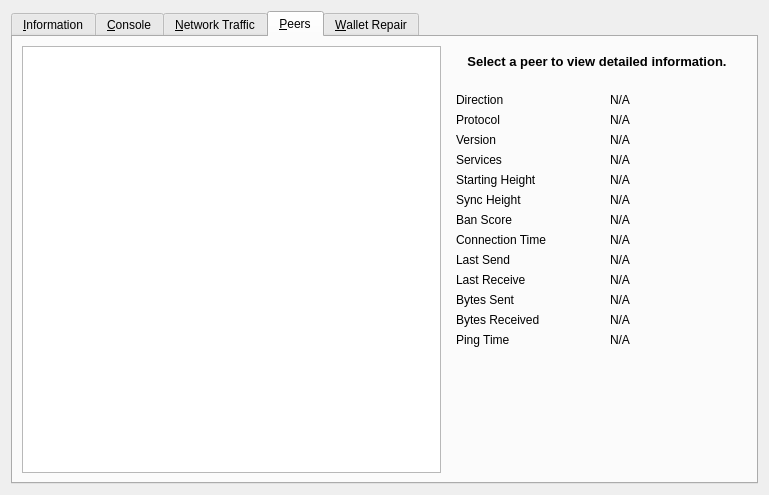
<?xml version="1.0" encoding="UTF-8"?>
<ui version="4.0">
 <class>RPCConsole</class>
 <widget class="QDialog" name="RPCConsole">
  <property name="geometry">
   <rect>
    <x>0</x>
    <y>0</y>
    <width>769</width>
    <height>495</height>
   </rect>
  </property>
  <property name="windowTitle">
   <string>Tools window</string>
  </property>
  <layout class="QVBoxLayout" name="verticalLayout_2">
   <item>
    <widget class="QTabWidget" name="tabWidget">
     <property name="currentIndex">
      <number>3</number>
     </property>
     <widget class="QWidget" name="tab_info">
      <attribute name="title">
       <string>&amp;Information</string>
      </attribute>
      <layout class="QGridLayout" name="gridLayout" columnstretch="0,0">
       <property name="horizontalSpacing">
        <number>12</number>
       </property>
       <item row="0" column="0">
        <widget class="QLabel" name="generalHeader">
         <property name="font">
          <font>
           <weight>75</weight>
           <bold>true</bold>
          </font>
         </property>
         <property name="text">
          <string>General</string>
         </property>
        </widget>
       </item>
       <item row="1" column="0">
        <widget class="QLabel" name="clientNameLabel">
         <property name="text">
          <string>Client name</string>
         </property>
        </widget>
       </item>
       <item row="1" column="1">
        <widget class="QLabel" name="clientName">
         <property name="cursor">
          <cursorShape>IBeamCursor</cursorShape>
         </property>
         <property name="text">
          <string>N/A</string>
         </property>
         <property name="textFormat">
          <enum>Qt::PlainText</enum>
         </property>
         <property name="textInteractionFlags">
          <set>Qt::LinksAccessibleByMouse|Qt::TextSelectableByKeyboard|Qt::TextSelectableByMouse</set>
         </property>
        </widget>
       </item>
       <item row="2" column="0">
        <widget class="QLabel" name="clientVersionLabel">
         <property name="text">
          <string>Client version</string>
         </property>
        </widget>
       </item>
       <item row="2" column="1">
        <widget class="QLabel" name="clientVersion">
         <property name="cursor">
          <cursorShape>IBeamCursor</cursorShape>
         </property>
         <property name="text">
          <string>N/A</string>
         </property>
         <property name="textFormat">
          <enum>Qt::PlainText</enum>
         </property>
         <property name="textInteractionFlags">
          <set>Qt::LinksAccessibleByMouse|Qt::TextSelectableByKeyboard|Qt::TextSelectableByMouse</set>
         </property>
        </widget>
       </item>
       <item row="3" column="0">
        <widget class="QLabel" name="openSSLVersionLabel">
         <property name="text">
          <string>Using OpenSSL version</string>
         </property>
         <property name="indent">
          <number>10</number>
         </property>
        </widget>
       </item>
       <item row="3" column="1">
        <widget class="QLabel" name="openSSLVersion">
         <property name="cursor">
          <cursorShape>IBeamCursor</cursorShape>
         </property>
         <property name="text">
          <string>N/A</string>
         </property>
         <property name="textFormat">
          <enum>Qt::PlainText</enum>
         </property>
         <property name="textInteractionFlags">
          <set>Qt::LinksAccessibleByMouse|Qt::TextSelectableByKeyboard|Qt::TextSelectableByMouse</set>
         </property>
        </widget>
       </item>
       <item row="4" column="0">
        <widget class="QLabel" name="berkeleyDBVersionLabel">
         <property name="text">
          <string>Using BerkeleyDB version</string>
         </property>
         <property name="indent">
          <number>10</number>
         </property>
        </widget>
       </item>
       <item row="4" column="1">
        <widget class="QLabel" name="berkeleyDBVersion">
         <property name="cursor">
          <cursorShape>IBeamCursor</cursorShape>
         </property>
         <property name="text">
          <string>N/A</string>
         </property>
         <property name="textFormat">
          <enum>Qt::PlainText</enum>
         </property>
         <property name="textInteractionFlags">
          <set>Qt::LinksAccessibleByMouse|Qt::TextSelectableByKeyboard|Qt::TextSelectableByMouse</set>
         </property>
        </widget>
       </item>
       <item row="5" column="0">
        <widget class="QLabel" name="buildDateLabel">
         <property name="text">
          <string>Build date</string>
         </property>
        </widget>
       </item>
       <item row="5" column="1">
        <widget class="QLabel" name="buildDate">
         <property name="cursor">
          <cursorShape>IBeamCursor</cursorShape>
         </property>
         <property name="text">
          <string>N/A</string>
         </property>
         <property name="textFormat">
          <enum>Qt::PlainText</enum>
         </property>
         <property name="textInteractionFlags">
          <set>Qt::LinksAccessibleByMouse|Qt::TextSelectableByKeyboard|Qt::TextSelectableByMouse</set>
         </property>
        </widget>
       </item>
       <item row="6" column="0">
        <widget class="QLabel" name="startupTimeLabel">
         <property name="text">
          <string>Startup time</string>
         </property>
        </widget>
       </item>
       <item row="6" column="1">
        <widget class="QLabel" name="startupTime">
         <property name="cursor">
          <cursorShape>IBeamCursor</cursorShape>
         </property>
         <property name="text">
          <string>N/A</string>
         </property>
         <property name="textFormat">
          <enum>Qt::PlainText</enum>
         </property>
         <property name="textInteractionFlags">
          <set>Qt::LinksAccessibleByMouse|Qt::TextSelectableByKeyboard|Qt::TextSelectableByMouse</set>
         </property>
        </widget>
       </item>
       <item row="7" column="0">
        <widget class="QLabel" name="networkHeader">
         <property name="font">
          <font>
           <weight>75</weight>
           <bold>true</bold>
          </font>
         </property>
         <property name="text">
          <string>Network</string>
         </property>
        </widget>
       </item>
       <item row="8" column="0">
        <widget class="QLabel" name="networkNameLabel">
         <property name="text">
          <string>Name</string>
         </property>
        </widget>
       </item>
       <item row="8" column="1">
        <widget class="QLabel" name="networkName">
         <property name="cursor">
          <cursorShape>IBeamCursor</cursorShape>
         </property>
         <property name="text">
          <string>N/A</string>
         </property>
         <property name="textFormat">
          <enum>Qt::PlainText</enum>
         </property>
         <property name="textInteractionFlags">
          <set>Qt::LinksAccessibleByMouse|Qt::TextSelectableByKeyboard|Qt::TextSelectableByMouse</set>
         </property>
        </widget>
       </item>
       <item row="9" column="0">
        <widget class="QLabel" name="numberOfConnectionsLabel">
         <property name="text">
          <string>Number of connections</string>
         </property>
        </widget>
       </item>
       <item row="9" column="1">
        <widget class="QLabel" name="numberOfConnections">
         <property name="cursor">
          <cursorShape>IBeamCursor</cursorShape>
         </property>
         <property name="text">
          <string>N/A</string>
         </property>
         <property name="textFormat">
          <enum>Qt::PlainText</enum>
         </property>
         <property name="textInteractionFlags">
          <set>Qt::LinksAccessibleByMouse|Qt::TextSelectableByKeyboard|Qt::TextSelectableByMouse</set>
         </property>
        </widget>
       </item>
       <item row="10" column="0">
        <widget class="QLabel" name="masternodeCountLabel">
         <property name="text">
          <string>Number of Masternodes</string>
         </property>
        </widget>
       </item>
       <item row="10" column="1">
        <widget class="QLabel" name="masternodeCount">
         <property name="cursor">
          <cursorShape>IBeamCursor</cursorShape>
         </property>
         <property name="text">
          <string>N/A</string>
         </property>
         <property name="textFormat">
          <enum>Qt::PlainText</enum>
         </property>
         <property name="textInteractionFlags">
          <set>Qt::LinksAccessibleByMouse|Qt::TextSelectableByKeyboard|Qt::TextSelectableByMouse</set>
         </property>
        </widget>
       </item>
       <item row="11" column="0">
        <widget class="QLabel" name="blockchainHeader">
         <property name="font">
          <font>
           <weight>75</weight>
           <bold>true</bold>
          </font>
         </property>
         <property name="text">
          <string>Block chain</string>
         </property>
        </widget>
       </item>
       <item row="12" column="0">
        <widget class="QLabel" name="numberOfBlocksLabel">
         <property name="text">
          <string>Current number of blocks</string>
         </property>
        </widget>
       </item>
       <item row="12" column="1">
        <widget class="QLabel" name="numberOfBlocks">
         <property name="cursor">
          <cursorShape>IBeamCursor</cursorShape>
         </property>
         <property name="text">
          <string>N/A</string>
         </property>
         <property name="textFormat">
          <enum>Qt::PlainText</enum>
         </property>
         <property name="textInteractionFlags">
          <set>Qt::LinksAccessibleByMouse|Qt::TextSelectableByKeyboard|Qt::TextSelectableByMouse</set>
         </property>
        </widget>
       </item>
       <item row="13" column="0">
        <widget class="QLabel" name="lastBlockTimeLabel">
         <property name="text">
          <string>Last block time</string>
         </property>
        </widget>
       </item>
       <item row="13" column="1">
        <widget class="QLabel" name="lastBlockTime">
         <property name="cursor">
          <cursorShape>IBeamCursor</cursorShape>
         </property>
         <property name="text">
          <string>N/A</string>
         </property>
         <property name="textFormat">
          <enum>Qt::PlainText</enum>
         </property>
         <property name="textInteractionFlags">
          <set>Qt::LinksAccessibleByMouse|Qt::TextSelectableByKeyboard|Qt::TextSelectableByMouse</set>
         </property>
        </widget>
       </item>
       <item row="14" column="0">
        <spacer name="verticalSpacer_2">
         <property name="orientation">
          <enum>Qt::Vertical</enum>
         </property>
         <property name="sizeHint" stdset="0">
          <size>
           <width>20</width>
           <height>20</height>
          </size>
         </property>
        </spacer>
       </item>
       <item row="15" column="0">
        <widget class="QLabel" name="debugLogFileHeader">
         <property name="font">
          <font>
           <weight>75</weight>
           <bold>true</bold>
          </font>
         </property>
         <property name="text">
          <string>Debug log file</string>
         </property>
        </widget>
       </item>
       <item row="16" column="0">
        <widget class="QPushButton" name="openDebugLogfileButton">
         <property name="toolTip">
          <string>Open the EULO debug log file from the current data directory. This can take a few seconds for large log files.</string>
         </property>
         <property name="text">
          <string>&amp;Open</string>
         </property>
         <property name="autoDefault">
          <bool>false</bool>
         </property>
        </widget>
       </item>
      </layout>
     </widget>
     <widget class="QWidget" name="tab_console">
      <attribute name="title">
       <string>&amp;Console</string>
      </attribute>
      <layout class="QVBoxLayout" name="verticalLayout_3">
       <property name="spacing">
        <number>3</number>
       </property>
       <item>
        <widget class="QTextEdit" name="messagesWidget">
         <property name="minimumSize">
          <size>
           <width>0</width>
           <height>100</height>
          </size>
         </property>
         <property name="readOnly">
          <bool>true</bool>
         </property>
         <property name="tabKeyNavigation" stdset="0">
          <bool>false</bool>
         </property>
         <property name="columnCount" stdset="0">
          <number>2</number>
         </property>
        </widget>
       </item>
       <item>
        <layout class="QHBoxLayout" name="horizontalLayout">
         <property name="spacing">
          <number>3</number>
         </property>
         <item>
          <widget class="QLabel" name="label">
           <property name="text">
            <string notr="true">&gt;</string>
           </property>
          </widget>
         </item>
         <item>
          <widget class="QLineEdit" name="lineEdit"/>
         </item>
         <item>
          <widget class="QPushButton" name="clearButton">
           <property name="maximumSize">
            <size>
             <width>24</width>
             <height>24</height>
            </size>
           </property>
           <property name="toolTip">
            <string>Clear console</string>
           </property>
           <property name="text">
            <string/>
           </property>
           <property name="icon">
            <iconset resource="../eulo.qrc">
             <normaloff>:/icons/remove</normaloff>:/icons/remove</iconset>
           </property>
           <property name="shortcut">
            <string notr="true">Ctrl+L</string>
           </property>
           <property name="autoDefault">
            <bool>false</bool>
           </property>
          </widget>
         </item>
        </layout>
       </item>
      </layout>
     </widget>
     <widget class="QWidget" name="tab_nettraffic">
      <attribute name="title">
       <string>&amp;Network Traffic</string>
      </attribute>
      <layout class="QHBoxLayout" name="horizontalLayout_3">
       <item>
        <layout class="QVBoxLayout" name="verticalLayout_4">
         <item>
          <widget class="TrafficGraphWidget" name="trafficGraph" native="true">
           <property name="sizePolicy">
            <sizepolicy hsizetype="Expanding" vsizetype="Expanding">
             <horstretch>0</horstretch>
             <verstretch>0</verstretch>
            </sizepolicy>
           </property>
          </widget>
         </item>
         <item>
          <layout class="QHBoxLayout" name="horizontalLayout_2">
           <item>
            <widget class="QSlider" name="sldGraphRange">
             <property name="minimum">
              <number>1</number>
             </property>
             <property name="maximum">
              <number>288</number>
             </property>
             <property name="pageStep">
              <number>12</number>
             </property>
             <property name="value">
              <number>6</number>
             </property>
             <property name="orientation">
              <enum>Qt::Horizontal</enum>
             </property>
            </widget>
           </item>
           <item>
            <widget class="QLabel" name="lblGraphRange">
             <property name="minimumSize">
              <size>
               <width>100</width>
               <height>0</height>
              </size>
             </property>
             <property name="alignment">
              <set>Qt::AlignCenter</set>
             </property>
            </widget>
           </item>
           <item>
            <widget class="QPushButton" name="btnClearTrafficGraph">
             <property name="text">
              <string>&amp;Clear</string>
             </property>
             <property name="autoDefault">
              <bool>false</bool>
             </property>
            </widget>
           </item>
          </layout>
         </item>
        </layout>
       </item>
       <item>
        <layout class="QVBoxLayout" name="verticalLayout">
         <item>
          <widget class="QGroupBox" name="groupBox">
           <property name="title">
            <string>Totals</string>
           </property>
           <layout class="QVBoxLayout" name="verticalLayout_5">
            <item>
             <layout class="QHBoxLayout" name="horizontalLayout_4">
              <item>
               <widget class="Line" name="line">
                <property name="sizePolicy">
                 <sizepolicy hsizetype="Fixed" vsizetype="Fixed">
                  <horstretch>0</horstretch>
                  <verstretch>0</verstretch>
                 </sizepolicy>
                </property>
                <property name="minimumSize">
                 <size>
                  <width>10</width>
                  <height>0</height>
                 </size>
                </property>
                <property name="palette">
                 <palette>
                  <active>
                   <colorrole role="Light">
                    <brush brushstyle="SolidPattern">
                     <color alpha="255">
                      <red>0</red>
                      <green>255</green>
                      <blue>0</blue>
                     </color>
                    </brush>
                   </colorrole>
                  </active>
                  <inactive>
                   <colorrole role="Light">
                    <brush brushstyle="SolidPattern">
                     <color alpha="255">
                      <red>0</red>
                      <green>255</green>
                      <blue>0</blue>
                     </color>
                    </brush>
                   </colorrole>
                  </inactive>
                  <disabled>
                   <colorrole role="Light">
                    <brush brushstyle="SolidPattern">
                     <color alpha="255">
                      <red>0</red>
                      <green>255</green>
                      <blue>0</blue>
                     </color>
                    </brush>
                   </colorrole>
                  </disabled>
                 </palette>
                </property>
                <property name="orientation">
                 <enum>Qt::Horizontal</enum>
                </property>
               </widget>
              </item>
              <item>
               <widget class="QLabel" name="label_16">
                <property name="text">
                 <string>Received</string>
                </property>
               </widget>
              </item>
              <item>
               <widget class="QLabel" name="lblBytesIn">
                <property name="minimumSize">
                 <size>
                  <width>50</width>
                  <height>0</height>
                 </size>
                </property>
                <property name="alignment">
                 <set>Qt::AlignRight|Qt::AlignTrailing|Qt::AlignVCenter</set>
                </property>
               </widget>
              </item>
             </layout>
            </item>
            <item>
             <layout class="QHBoxLayout" name="horizontalLayout_5">
              <item>
               <widget class="Line" name="line_2">
                <property name="sizePolicy">
                 <sizepolicy hsizetype="Fixed" vsizetype="Fixed">
                  <horstretch>0</horstretch>
                  <verstretch>0</verstretch>
                 </sizepolicy>
                </property>
                <property name="minimumSize">
                 <size>
                  <width>10</width>
                  <height>0</height>
                 </size>
                </property>
                <property name="palette">
                 <palette>
                  <active>
                   <colorrole role="Light">
                    <brush brushstyle="SolidPattern">
                     <color alpha="255">
                      <red>255</red>
                      <green>0</green>
                      <blue>0</blue>
                     </color>
                    </brush>
                   </colorrole>
                  </active>
                  <inactive>
                   <colorrole role="Light">
                    <brush brushstyle="SolidPattern">
                     <color alpha="255">
                      <red>255</red>
                      <green>0</green>
                      <blue>0</blue>
                     </color>
                    </brush>
                   </colorrole>
                  </inactive>
                  <disabled>
                   <colorrole role="Light">
                    <brush brushstyle="SolidPattern">
                     <color alpha="255">
                      <red>255</red>
                      <green>0</green>
                      <blue>0</blue>
                     </color>
                    </brush>
                   </colorrole>
                  </disabled>
                 </palette>
                </property>
                <property name="orientation">
                 <enum>Qt::Horizontal</enum>
                </property>
               </widget>
              </item>
              <item>
               <widget class="QLabel" name="label_17">
                <property name="text">
                 <string>Sent</string>
                </property>
               </widget>
              </item>
              <item>
               <widget class="QLabel" name="lblBytesOut">
                <property name="minimumSize">
                 <size>
                  <width>50</width>
                  <height>0</height>
                 </size>
                </property>
                <property name="alignment">
                 <set>Qt::AlignRight|Qt::AlignTrailing|Qt::AlignVCenter</set>
                </property>
               </widget>
              </item>
             </layout>
            </item>
            <item>
             <spacer name="verticalSpacer_4">
              <property name="orientation">
               <enum>Qt::Vertical</enum>
              </property>
              <property name="sizeHint" stdset="0">
               <size>
                <width>20</width>
                <height>407</height>
               </size>
              </property>
             </spacer>
            </item>
           </layout>
          </widget>
         </item>
        </layout>
       </item>
      </layout>
     </widget>
     <widget class="QWidget" name="tab_peers">
      <attribute name="title">
       <string>&amp;Peers</string>
      </attribute>
      <layout class="QGridLayout" name="gridLayout_2">
       <item row="0" column="0" rowspan="2">
        <widget class="QTableView" name="peerWidget">
         <property name="horizontalScrollBarPolicy">
          <enum>Qt::ScrollBarAsNeeded</enum>
         </property>
         <property name="sortingEnabled">
          <bool>true</bool>
         </property>
         <attribute name="horizontalHeaderHighlightSections">
          <bool>false</bool>
         </attribute>
        </widget>
       </item>
       <item row="0" column="1">
        <widget class="QLabel" name="peerHeading">
         <property name="sizePolicy">
          <sizepolicy hsizetype="Preferred" vsizetype="Minimum">
           <horstretch>0</horstretch>
           <verstretch>0</verstretch>
          </sizepolicy>
         </property>
         <property name="minimumSize">
          <size>
           <width>300</width>
           <height>32</height>
          </size>
         </property>
         <property name="font">
          <font>
           <pointsize>10</pointsize>
           <weight>75</weight>
           <bold>true</bold>
          </font>
         </property>
         <property name="cursor">
          <cursorShape>IBeamCursor</cursorShape>
         </property>
         <property name="text">
          <string>Select a peer to view detailed information.</string>
         </property>
         <property name="alignment">
          <set>Qt::AlignCenter</set>
         </property>
         <property name="wordWrap">
          <bool>true</bool>
         </property>
         <property name="textInteractionFlags">
          <set>Qt::LinksAccessibleByMouse|Qt::TextSelectableByKeyboard|Qt::TextSelectableByMouse</set>
         </property>
        </widget>
       </item>
       <item row="1" column="1">
        <widget class="QWidget" name="detailWidget" native="true">
         <property name="minimumSize">
          <size>
           <width>300</width>
           <height>0</height>
          </size>
         </property>
         <layout class="QGridLayout" name="gridLayout_3">
          <item row="0" column="0">
           <widget class="QLabel" name="label_23">
            <property name="text">
             <string>Direction</string>
            </property>
           </widget>
          </item>
          <item row="0" column="2">
           <widget class="QLabel" name="peerDirection">
            <property name="cursor">
             <cursorShape>IBeamCursor</cursorShape>
            </property>
            <property name="text">
             <string>N/A</string>
            </property>
            <property name="textFormat">
             <enum>Qt::PlainText</enum>
            </property>
            <property name="textInteractionFlags">
             <set>Qt::LinksAccessibleByMouse|Qt::TextSelectableByKeyboard|Qt::TextSelectableByMouse</set>
            </property>
           </widget>
          </item>
          <item row="1" column="0">
           <widget class="QLabel" name="label_21">
            <property name="text">
             <string>Protocol</string>
            </property>
           </widget>
          </item>
          <item row="1" column="2">
           <widget class="QLabel" name="peerVersion">
            <property name="cursor">
             <cursorShape>IBeamCursor</cursorShape>
            </property>
            <property name="text">
             <string>N/A</string>
            </property>
            <property name="textFormat">
             <enum>Qt::PlainText</enum>
            </property>
            <property name="textInteractionFlags">
             <set>Qt::LinksAccessibleByMouse|Qt::TextSelectableByKeyboard|Qt::TextSelectableByMouse</set>
            </property>
           </widget>
          </item>
          <item row="2" column="0">
           <widget class="QLabel" name="label_28">
            <property name="text">
             <string>Version</string>
            </property>
           </widget>
          </item>
          <item row="2" column="2">
           <widget class="QLabel" name="peerSubversion">
            <property name="cursor">
             <cursorShape>IBeamCursor</cursorShape>
            </property>
            <property name="text">
             <string>N/A</string>
            </property>
            <property name="textFormat">
             <enum>Qt::PlainText</enum>
            </property>
            <property name="textInteractionFlags">
             <set>Qt::LinksAccessibleByMouse|Qt::TextSelectableByKeyboard|Qt::TextSelectableByMouse</set>
            </property>
           </widget>
          </item>
          <item row="3" column="0">
           <widget class="QLabel" name="label_4">
            <property name="text">
             <string>Services</string>
            </property>
           </widget>
          </item>
          <item row="3" column="2">
           <widget class="QLabel" name="peerServices">
            <property name="cursor">
             <cursorShape>IBeamCursor</cursorShape>
            </property>
            <property name="text">
             <string>N/A</string>
            </property>
            <property name="textFormat">
             <enum>Qt::PlainText</enum>
            </property>
            <property name="textInteractionFlags">
             <set>Qt::LinksAccessibleByMouse|Qt::TextSelectableByKeyboard|Qt::TextSelectableByMouse</set>
            </property>
           </widget>
          </item>
          <item row="5" column="0">
           <widget class="QLabel" name="label_29">
            <property name="text">
             <string>Starting Height</string>
            </property>
           </widget>
          </item>
          <item row="5" column="2">
           <widget class="QLabel" name="peerHeight">
            <property name="cursor">
             <cursorShape>IBeamCursor</cursorShape>
            </property>
            <property name="text">
             <string>N/A</string>
            </property>
            <property name="textFormat">
             <enum>Qt::PlainText</enum>
            </property>
            <property name="textInteractionFlags">
             <set>Qt::LinksAccessibleByMouse|Qt::TextSelectableByKeyboard|Qt::TextSelectableByMouse</set>
            </property>
           </widget>
          </item>
          <item row="6" column="0">
           <widget class="QLabel" name="label_27">
            <property name="text">
             <string>Sync Height</string>
            </property>
           </widget>
          </item>
          <item row="6" column="2">
           <widget class="QLabel" name="peerSyncHeight">
            <property name="cursor">
             <cursorShape>IBeamCursor</cursorShape>
            </property>
            <property name="text">
             <string>N/A</string>
            </property>
            <property name="textFormat">
             <enum>Qt::PlainText</enum>
            </property>
            <property name="textInteractionFlags">
             <set>Qt::LinksAccessibleByMouse|Qt::TextSelectableByKeyboard|Qt::TextSelectableByMouse</set>
            </property>
           </widget>
          </item>
          <item row="7" column="0">
           <widget class="QLabel" name="label_24">
            <property name="text">
             <string>Ban Score</string>
            </property>
           </widget>
          </item>
          <item row="7" column="2">
           <widget class="QLabel" name="peerBanScore">
            <property name="cursor">
             <cursorShape>IBeamCursor</cursorShape>
            </property>
            <property name="text">
             <string>N/A</string>
            </property>
            <property name="textFormat">
             <enum>Qt::PlainText</enum>
            </property>
            <property name="textInteractionFlags">
             <set>Qt::LinksAccessibleByMouse|Qt::TextSelectableByKeyboard|Qt::TextSelectableByMouse</set>
            </property>
           </widget>
          </item>
          <item row="8" column="0">
           <widget class="QLabel" name="label_22">
            <property name="text">
             <string>Connection Time</string>
            </property>
           </widget>
          </item>
          <item row="8" column="2">
           <widget class="QLabel" name="peerConnTime">
            <property name="cursor">
             <cursorShape>IBeamCursor</cursorShape>
            </property>
            <property name="text">
             <string>N/A</string>
            </property>
            <property name="textFormat">
             <enum>Qt::PlainText</enum>
            </property>
            <property name="textInteractionFlags">
             <set>Qt::LinksAccessibleByMouse|Qt::TextSelectableByKeyboard|Qt::TextSelectableByMouse</set>
            </property>
           </widget>
          </item>
          <item row="9" column="0">
           <widget class="QLabel" name="label_15">
            <property name="text">
             <string>Last Send</string>
            </property>
           </widget>
          </item>
          <item row="9" column="2">
           <widget class="QLabel" name="peerLastSend">
            <property name="cursor">
             <cursorShape>IBeamCursor</cursorShape>
            </property>
            <property name="text">
             <string>N/A</string>
            </property>
            <property name="textFormat">
             <enum>Qt::PlainText</enum>
            </property>
            <property name="textInteractionFlags">
             <set>Qt::LinksAccessibleByMouse|Qt::TextSelectableByKeyboard|Qt::TextSelectableByMouse</set>
            </property>
           </widget>
          </item>
          <item row="10" column="0">
           <widget class="QLabel" name="label_19">
            <property name="text">
             <string>Last Receive</string>
            </property>
           </widget>
          </item>
          <item row="10" column="2">
           <widget class="QLabel" name="peerLastRecv">
            <property name="cursor">
             <cursorShape>IBeamCursor</cursorShape>
            </property>
            <property name="text">
             <string>N/A</string>
            </property>
            <property name="textFormat">
             <enum>Qt::PlainText</enum>
            </property>
            <property name="textInteractionFlags">
             <set>Qt::LinksAccessibleByMouse|Qt::TextSelectableByKeyboard|Qt::TextSelectableByMouse</set>
            </property>
           </widget>
          </item>
          <item row="11" column="0">
           <widget class="QLabel" name="label_18">
            <property name="text">
             <string>Bytes Sent</string>
            </property>
           </widget>
          </item>
          <item row="11" column="2">
           <widget class="QLabel" name="peerBytesSent">
            <property name="cursor">
             <cursorShape>IBeamCursor</cursorShape>
            </property>
            <property name="text">
             <string>N/A</string>
            </property>
            <property name="textFormat">
             <enum>Qt::PlainText</enum>
            </property>
            <property name="textInteractionFlags">
             <set>Qt::LinksAccessibleByMouse|Qt::TextSelectableByKeyboard|Qt::TextSelectableByMouse</set>
            </property>
           </widget>
          </item>
          <item row="12" column="0">
           <widget class="QLabel" name="label_20">
            <property name="text">
             <string>Bytes Received</string>
            </property>
           </widget>
          </item>
          <item row="12" column="2">
           <widget class="QLabel" name="peerBytesRecv">
            <property name="cursor">
             <cursorShape>IBeamCursor</cursorShape>
            </property>
            <property name="text">
             <string>N/A</string>
            </property>
            <property name="textFormat">
             <enum>Qt::PlainText</enum>
            </property>
            <property name="textInteractionFlags">
             <set>Qt::LinksAccessibleByMouse|Qt::TextSelectableByKeyboard|Qt::TextSelectableByMouse</set>
            </property>
           </widget>
          </item>
          <item row="13" column="0">
           <widget class="QLabel" name="label_26">
            <property name="text">
             <string>Ping Time</string>
            </property>
           </widget>
          </item>
          <item row="13" column="2">
           <widget class="QLabel" name="peerPingTime">
            <property name="cursor">
             <cursorShape>IBeamCursor</cursorShape>
            </property>
            <property name="text">
             <string>N/A</string>
            </property>
            <property name="textFormat">
             <enum>Qt::PlainText</enum>
            </property>
            <property name="textInteractionFlags">
             <set>Qt::LinksAccessibleByMouse|Qt::TextSelectableByKeyboard|Qt::TextSelectableByMouse</set>
            </property>
           </widget>
          </item>
          <item row="14" column="1">
           <spacer name="verticalSpacer_3">
            <property name="orientation">
             <enum>Qt::Vertical</enum>
            </property>
            <property name="sizeHint" stdset="0">
             <size>
              <width>20</width>
              <height>40</height>
             </size>
            </property>
           </spacer>
          </item>
         </layout>
        </widget>
       </item>
      </layout>
     </widget>
     <widget class="QWidget" name="tab_repair">
      <attribute name="title">
       <string>&amp;Wallet Repair</string>
      </attribute>
      <layout class="QGridLayout" name="gridLayout_4" columnstretch="0,0,0,0">
       <property name="horizontalSpacing">
        <number>12</number>
       </property>
       <item row="10" column="0" colspan="2">
        <widget class="QPushButton" name="btn_resync">
         <property name="minimumSize">
          <size>
           <width>100</width>
           <height>23</height>
          </size>
         </property>
         <property name="text">
          <string>Delete local Blockchain Folders</string>
         </property>
        </widget>
       </item>
       <item row="0" column="0" colspan="4">
        <widget class="QLabel" name="label_repair_header">
         <property name="font">
          <font>
           <weight>75</weight>
           <bold>true</bold>
          </font>
         </property>
         <property name="text">
          <string>Wallet repair options.</string>
         </property>
        </widget>
       </item>
       <item row="1" column="0" colspan="4">
        <widget class="QLabel" name="label_repair_helptext">
         <property name="font">
          <font>
           <weight>50</weight>
           <bold>false</bold>
          </font>
         </property>
         <property name="text">
          <string>The buttons below will restart the wallet with command-line options to repair the wallet, fix issues with corrupt blockhain files or missing/obsolete transactions.</string>
         </property>
         <property name="wordWrap">
          <bool>true</bool>
         </property>
        </widget>
       </item>
       <item row="2" column="0">
        <widget class="QLabel" name="wallet_path_label">
         <property name="text">
          <string>Wallet In Use:</string>
         </property>
        </widget>
       </item>
       <item row="2" column="1" colspan="3">
        <widget class="QLabel" name="wallet_path">
         <property name="cursor">
          <cursorShape>IBeamCursor</cursorShape>
         </property>
         <property name="text">
          <string>N/A</string>
         </property>
         <property name="textFormat">
          <enum>Qt::PlainText</enum>
         </property>
         <property name="textInteractionFlags">
          <set>Qt::LinksAccessibleByMouse|Qt::TextSelectableByKeyboard|Qt::TextSelectableByMouse</set>
         </property>
        </widget>
       </item>
       <item row="3" column="0">
        <spacer name="verticalSpacer_repair1">
         <property name="orientation">
          <enum>Qt::Vertical</enum>
         </property>
         <property name="sizeHint" stdset="0">
          <size>
           <width>10</width>
           <height>10</height>
          </size>
         </property>
        </spacer>
       </item>
       <item row="4" column="0" colspan="2">
        <widget class="QPushButton" name="btn_salvagewallet">
         <property name="minimumSize">
          <size>
           <width>100</width>
           <height>23</height>
          </size>
         </property>
         <property name="text">
          <string>Salvage wallet</string>
         </property>
        </widget>
       </item>
       <item row="4" column="2">
        <widget class="QLabel" name="label_repair_salvage_command">
         <property name="text">
          <string notr="true">-salvagewallet:</string>
         </property>
        </widget>
       </item>
       <item row="4" column="3">
        <widget class="QLabel" name="label_repair_salvage">
         <property name="text">
          <string>Attempt to recover private keys from a corrupt wallet.dat.</string>
         </property>
         <property name="wordWrap">
          <bool>true</bool>
         </property>
        </widget>
       </item>
       <item row="5" column="0" colspan="2">
        <widget class="QPushButton" name="btn_rescan">
         <property name="minimumSize">
          <size>
           <width>100</width>
           <height>23</height>
          </size>
         </property>
         <property name="text">
          <string>Rescan blockchain files</string>
         </property>
        </widget>
       </item>
       <item row="5" column="2">
        <widget class="QLabel" name="label_repair_rescan_command">
         <property name="text">
          <string notr="true">-rescan:</string>
         </property>
        </widget>
       </item>
       <item row="5" column="3">
        <widget class="QLabel" name="label_repair_rescan">
         <property name="text">
          <string>Rescan the block chain for missing wallet transactions.</string>
         </property>
         <property name="wordWrap">
          <bool>true</bool>
         </property>
        </widget>
       </item>
       <item row="6" column="0" colspan="2">
        <widget class="QPushButton" name="btn_zapwallettxes1">
         <property name="minimumSize">
          <size>
           <width>100</width>
           <height>23</height>
          </size>
         </property>
         <property name="text">
          <string>Recover transactions 1</string>
         </property>
        </widget>
       </item>
       <item row="6" column="2">
        <widget class="QLabel" name="label_repair_zap1_command">
         <property name="text">
          <string notr="true">-zapwallettxes=1:</string>
         </property>
        </widget>
       </item>
       <item row="6" column="3">
        <widget class="QLabel" name="label_repair_zap1">
         <property name="text">
          <string>Recover transactions from blockchain (keep meta-data, e.g. account owner).</string>
         </property>
         <property name="wordWrap">
          <bool>true</bool>
         </property>
        </widget>
       </item>
       <item row="7" column="0" colspan="2">
        <widget class="QPushButton" name="btn_zapwallettxes2">
         <property name="minimumSize">
          <size>
           <width>100</width>
           <height>23</height>
          </size>
         </property>
         <property name="text">
          <string>Recover transactions 2</string>
         </property>
        </widget>
       </item>
       <item row="7" column="2">
        <widget class="QLabel" name="label_repair_zap2_command">
         <property name="text">
          <string notr="true">-zapwallettxes=2:</string>
         </property>
        </widget>
       </item>
       <item row="7" column="3">
        <widget class="QLabel" name="label_repair_zap2">
         <property name="text">
          <string>Recover transactions from blockchain (drop meta-data).</string>
         </property>
         <property name="wordWrap">
          <bool>true</bool>
         </property>
        </widget>
       </item>
       <item row="8" column="0" colspan="2">
        <widget class="QPushButton" name="btn_upgradewallet">
         <property name="minimumSize">
          <size>
           <width>100</width>
           <height>23</height>
          </size>
         </property>
         <property name="text">
          <string>Upgrade wallet format</string>
         </property>
        </widget>
       </item>
       <item row="8" column="2">
        <widget class="QLabel" name="label_repair_upgrade_command">
         <property name="text">
          <string notr="true">-upgradewallet:</string>
         </property>
        </widget>
       </item>
       <item row="8" column="3">
        <widget class="QLabel" name="label_repair_upgrade">
         <property name="text">
          <string>Upgrade wallet to latest format on startup. (Note: this is NOT an update of the wallet itself!)</string>
         </property>
         <property name="wordWrap">
          <bool>true</bool>
         </property>
        </widget>
       </item>
       <item row="9" column="0" colspan="2">
        <widget class="QPushButton" name="btn_reindex">
         <property name="minimumSize">
          <size>
           <width>100</width>
           <height>23</height>
          </size>
         </property>
         <property name="text">
          <string>Rebuild index</string>
         </property>
        </widget>
       </item>
       <item row="9" column="2">
        <widget class="QLabel" name="label_repair_reindex_command">
         <property name="text">
          <string notr="true">-reindex:</string>
         </property>
        </widget>
       </item>
       <item row="9" column="3">
        <widget class="QLabel" name="label_repair_reindex">
         <property name="text">
          <string>Rebuild block chain index from current blk000??.dat files.</string>
         </property>
         <property name="wordWrap">
          <bool>true</bool>
         </property>
        </widget>
       </item>
       <item row="11" column="0">
        <spacer name="verticalSpacer_repair2">
         <property name="orientation">
          <enum>Qt::Vertical</enum>
         </property>
         <property name="sizeHint" stdset="0">
          <size>
           <width>20</width>
           <height>10</height>
          </size>
         </property>
        </spacer>
       </item>
       <item row="10" column="2">
        <widget class="QLabel" name="label_repair_resync_command">
         <property name="text">
          <string>-resync:</string>
         </property>
        </widget>
       </item>
       <item row="10" column="3">
        <widget class="QLabel" name="label_repair_resync">
         <property name="text">
          <string>Deletes all local blockchain folders so the wallet synchronizes from scratch.</string>
         </property>
         <property name="wordWrap">
          <bool>true</bool>
         </property>
        </widget>
       </item>
      </layout>
     </widget>
    </widget>
   </item>
  </layout>
 </widget>
 <customwidgets>
  <customwidget>
   <class>TrafficGraphWidget</class>
   <extends>QWidget</extends>
   <header>trafficgraphwidget.h</header>
   <container>1</container>
   <slots>
    <slot>clear()</slot>
   </slots>
  </customwidget>
 </customwidgets>
 <resources>
  <include location="../eulo.qrc"/>
 </resources>
 <connections/>
</ui>
